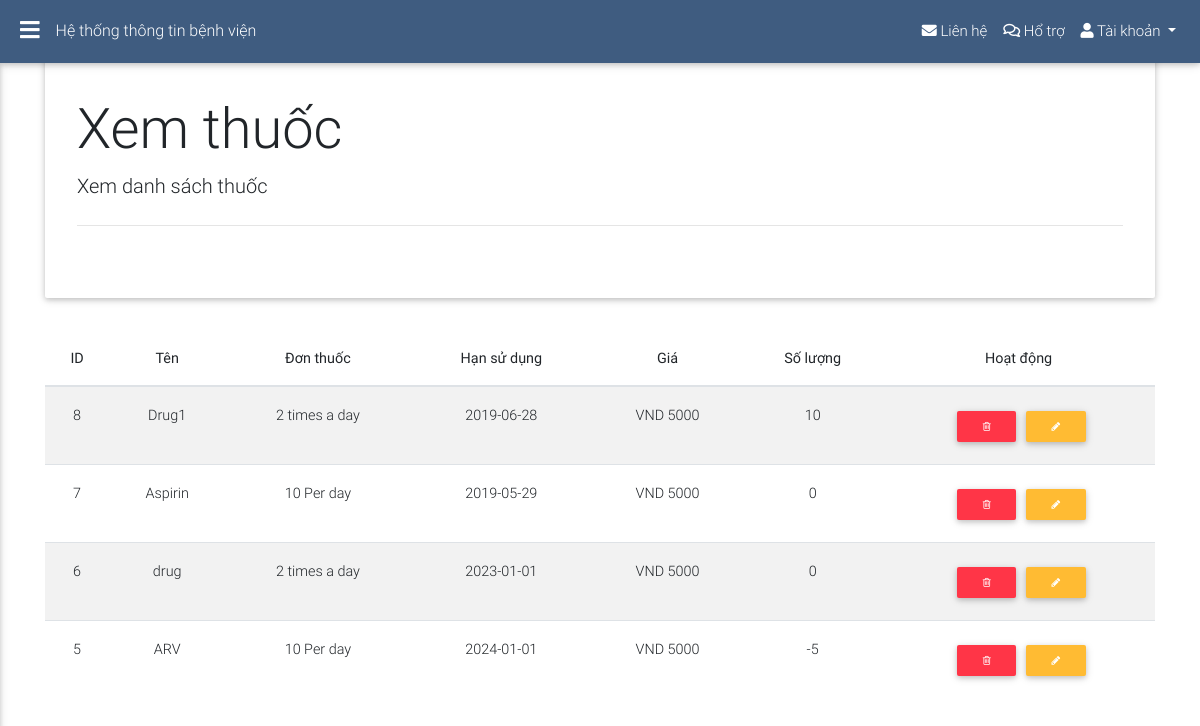
The app's page /src/presp/viewPresp.php (signed in) with its own data.
### tables this page shows
CREATE TABLE `drug` (
  `drug_id` int(11) NOT NULL,
  `name` varchar(11) DEFAULT NULL,
  `expiry` date DEFAULT NULL,
  `presp` varchar(256) DEFAULT NULL,
  `price` int(30) DEFAULT NULL,
  `qty` int(11) DEFAULT 0
);

### includes/dao.php (called while the page is built, shortened)
<?php
include "header.php";
include "sidenav.php";
include "jumbo.php";
$jumbo = new jumbo;

### includes/presp/PrespController.php (called while the page is built, shortened)
<?php
class Presp
{
    public function getAllPresp()
    {
        $db = new DBconnection();
        $dbConn = $db->getConnection();
        return $dbConn->query("SELECT * FROM drug ORDER BY drug_id DESC");
    }
}

### src/presp/viewPresp.php (the view, shortened to what this page needs)
<?php include "../../includes/dao.php" ?>
<?php include "../../includes/presp/PrespController.php";
$drugs = new Presp();
?>
<div class="container">
    <?= $jumbo->getJumbo("Xem thuốc", "Xem danh sách thuốc") ?>
    <?php $drugsList = $drugs->getAllPresp(); ?>
    <div class="row">
        <div class="col-12 text-center">
            <table class="table table-hover table-responsive-sm table-striped">
                <thead>
                    <th>ID</th>
                    <th>Tên</th>
                    <th>Đơn thuốc</th>
                    <th>Hạn sử dụng</th>
                    <th>Giá</th>
                    <th>Số lượng</th>
                    <th>Hoạt động</th>
                </thead>
                <tbody>
                    <?php while ($row = $drugsList->fetch(PDO::FETCH_ASSOC)) {
                        ?>
                        <tr>
                            <td><?= $row['drug_id'] ?></td>
                            <td><?= $row['name'] ?></td>
                            <td><?= $row['presp'] ?></td>
                            <td><?= $row['expiry'] ?></td>
                            <td>VND <?= $row['price'] ?></td>
                            <td><?= $row['qty'] ?></td>
                            <td><button title="Xóa thuốc" class="delete btn btn-danger btn-sm fa fa-trash-o" onclick="Delete(<?= $row['drug_id'] ?>)"></button>
                                <a href="updatePresp.php?id=<?= $row['drug_id'] ?>" title="Chỉnh sửa thuốc" class="warning btn btn-warning btn-sm fa fa-pencil"></a></td>
                        </tr>
                    <?php } ?>
                </tbody>
            </table>
        </div>
    </div>
    <?php include "../../includes/footer.php"; ?>

### public/css/all.css (style rules this page uses)
.fa,.fab,.fal,.far,.fas { -moz-osx-font-smoothing:grayscale;-webkit-font-smoothing:antialiased;display:inline-block;font-style:normal;font-variant:normal;text-rendering:auto;line-height:1 }
.fa,.far,.fas { font-family:"Font Awesome 5 Free" }
.fa,.fas { font-weight:900 }

### records on screen
drug: drug_id "8", name "Drug1", presp "2 times a day", expiry "2019-06-28", price "5000", qty "10"
drug: drug_id "7", name "Aspirin", presp "10 Per day", expiry "2019-05-29", price "5000", qty "0"
drug: drug_id "6", name "drug", presp "2 times a day", expiry "2023-01-01", price "5000", qty "0"
drug: drug_id "5", name "ARV", presp "10 Per day", expiry "2024-01-01", price "5000", qty "-5"

### other values on screen
$title "Xem thuốc"
$detail "Xem danh sách thuốc"
